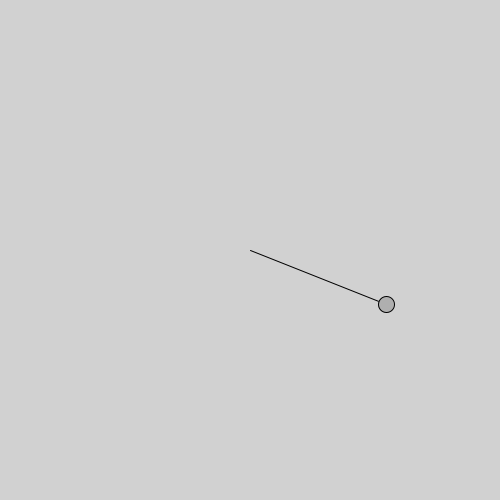
Frame 1 (no input)
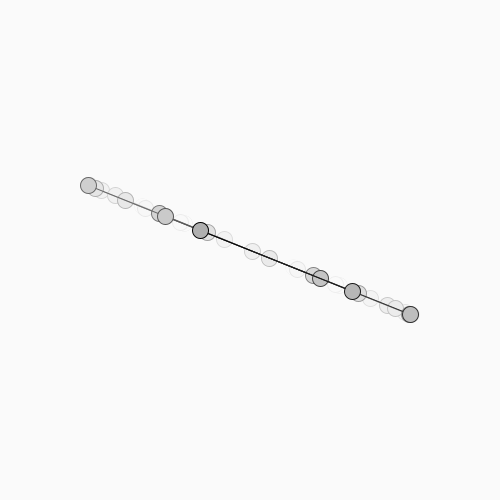
Frame 60 (the mouse pressed at the canvas centre just before this capture)
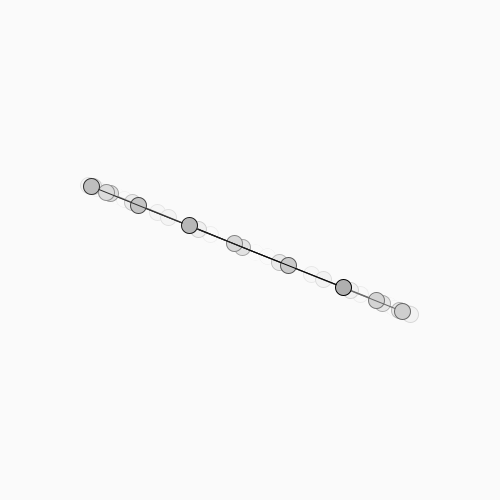
Frame 120 (the mouse held since frame 60 and released just before this capture)

The Processing sketch that drew these frames (run headless with seeded random() and noise(); from frame 60 on, the mouse is pressed at the canvas centre):

// Processing sketch: oscillationObjects
// ── oscillationObjects.pde
class Oscillator {
  PVector angle;
  PVector velocity;
  PVector amplitude;
  
  Oscillator() {
    angle = new PVector();
    velocity = new PVector(1, 1);
    amplitude = new PVector(random(width/2), random(height/2));
  }
  
  void oscillate() {
    angle.add(velocity);
  }
  
  void display() {
    float x = sin(angle.x) * amplitude.x;
    float y = sin(angle.y) * amplitude.y;
    
    pushMatrix();
    translate(width/2, height/2);
    stroke(0);
    fill(175);
    line(0,0,x,y);
    ellipse(x, y, 16, 16);
    popMatrix();
  }
}

Oscillator o;
void setup() {
  size(500, 500);
  o = new Oscillator();
}

void draw() {
  fill(255, 25);
  noStroke();
  rect(0, 0, width, height);
  o.oscillate();
  o.display();
}

void keyPressed() {
  if (key == CODED) {
    if (keyCode == UP) {
      o.velocity.y += 0.1;
    }
    else if (keyCode == DOWN) {
      o.velocity.y -= 0.1;
    }
    else if (keyCode == RIGHT) {
      o.velocity.x += 0.1;
    }
    else if (keyCode == LEFT) {
      o.velocity.x -= 0.1;
    }
    println("\n");
    println("x period: ", o.velocity.x);
    println("y period: ", o.velocity.y);
  }
}
